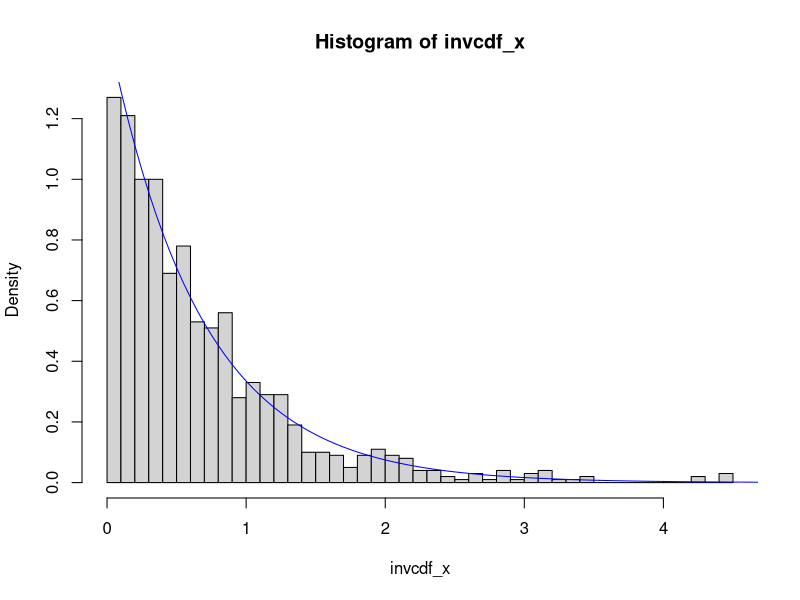

This figure's R source:
## ---- chunk 1
pdf <- function(x) {(1.5*exp(-1.5*x))} #pdf function
cdf <- function(x) {1 - exp(-1.5*x)} #cdf function
invcdf <- function(x) {-log(1-x)/1.5} #inverse cdf function
## ---- chunk 2
# 1000 uniform variables
x <- runif(1000) 

#putting them in the inverse function
invcdf_x <- invcdf(x)
## ---- chunk 3
#create histogram of the values
hist(invcdf_x, freq=F, breaks=40)
#plot the curve on the histogram
curve(pdf, 0,5, add=TRUE, col='blue')
